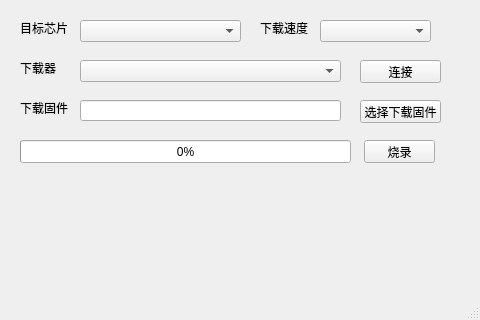
<?xml version="1.0" encoding="UTF-8"?>
<ui version="4.0">
 <class>MainWindow</class>
 <widget class="QMainWindow" name="MainWindow">
  <property name="geometry">
   <rect>
    <x>0</x>
    <y>0</y>
    <width>480</width>
    <height>320</height>
   </rect>
  </property>
  <property name="cursor">
   <cursorShape>ArrowCursor</cursorShape>
  </property>
  <property name="windowTitle">
   <string>MainWindow</string>
  </property>
  <widget class="QWidget" name="centralwidget">
   <widget class="QPushButton" name="file_selection_button">
    <property name="geometry">
     <rect>
      <x>360</x>
      <y>100</y>
      <width>81</width>
      <height>23</height>
     </rect>
    </property>
    <property name="text">
     <string>选择下载固件</string>
    </property>
   </widget>
   <widget class="QLineEdit" name="file_lineEdit">
    <property name="geometry">
     <rect>
      <x>80</x>
      <y>100</y>
      <width>261</width>
      <height>21</height>
     </rect>
    </property>
   </widget>
   <widget class="QPushButton" name="flash_button">
    <property name="geometry">
     <rect>
      <x>364</x>
      <y>140</y>
      <width>71</width>
      <height>23</height>
     </rect>
    </property>
    <property name="text">
     <string>烧录</string>
    </property>
   </widget>
   <widget class="QComboBox2" name="usb_comboBox">
    <property name="geometry">
     <rect>
      <x>80</x>
      <y>60</y>
      <width>261</width>
      <height>22</height>
     </rect>
    </property>
   </widget>
   <widget class="QPushButton" name="usb_connect_button">
    <property name="geometry">
     <rect>
      <x>360</x>
      <y>60</y>
      <width>81</width>
      <height>23</height>
     </rect>
    </property>
    <property name="text">
     <string>连接</string>
    </property>
   </widget>
   <widget class="QComboBox" name="targets_comboBox">
    <property name="geometry">
     <rect>
      <x>80</x>
      <y>20</y>
      <width>161</width>
      <height>22</height>
     </rect>
    </property>
   </widget>
   <widget class="QLabel" name="target_label">
    <property name="geometry">
     <rect>
      <x>20</x>
      <y>20</y>
      <width>53</width>
      <height>15</height>
     </rect>
    </property>
    <property name="text">
     <string>目标芯片</string>
    </property>
   </widget>
   <widget class="QLabel" name="downloard_label">
    <property name="geometry">
     <rect>
      <x>20</x>
      <y>60</y>
      <width>53</width>
      <height>15</height>
     </rect>
    </property>
    <property name="text">
     <string>下载器</string>
    </property>
   </widget>
   <widget class="QLabel" name="file_label">
    <property name="geometry">
     <rect>
      <x>20</x>
      <y>100</y>
      <width>53</width>
      <height>15</height>
     </rect>
    </property>
    <property name="text">
     <string>下载固件</string>
    </property>
   </widget>
   <widget class="QComboBox" name="speed_comboBox">
    <property name="geometry">
     <rect>
      <x>320</x>
      <y>20</y>
      <width>111</width>
      <height>22</height>
     </rect>
    </property>
   </widget>
   <widget class="QLabel" name="speed_label">
    <property name="geometry">
     <rect>
      <x>260</x>
      <y>20</y>
      <width>53</width>
      <height>15</height>
     </rect>
    </property>
    <property name="text">
     <string>下载速度</string>
    </property>
   </widget>
   <widget class="QProgressBar" name="flash_progressBar">
    <property name="geometry">
     <rect>
      <x>20</x>
      <y>140</y>
      <width>331</width>
      <height>23</height>
     </rect>
    </property>
    <property name="value">
     <number>0</number>
    </property>
   </widget>
  </widget>
  <widget class="QStatusBar" name="statusbar"/>
 </widget>
 <customwidgets>
  <customwidget>
   <class>QComboBox2</class>
   <extends>QComboBox</extends>
   <header>MCUProg_custom</header>
  </customwidget>
 </customwidgets>
 <resources/>
 <connections/>
</ui>
